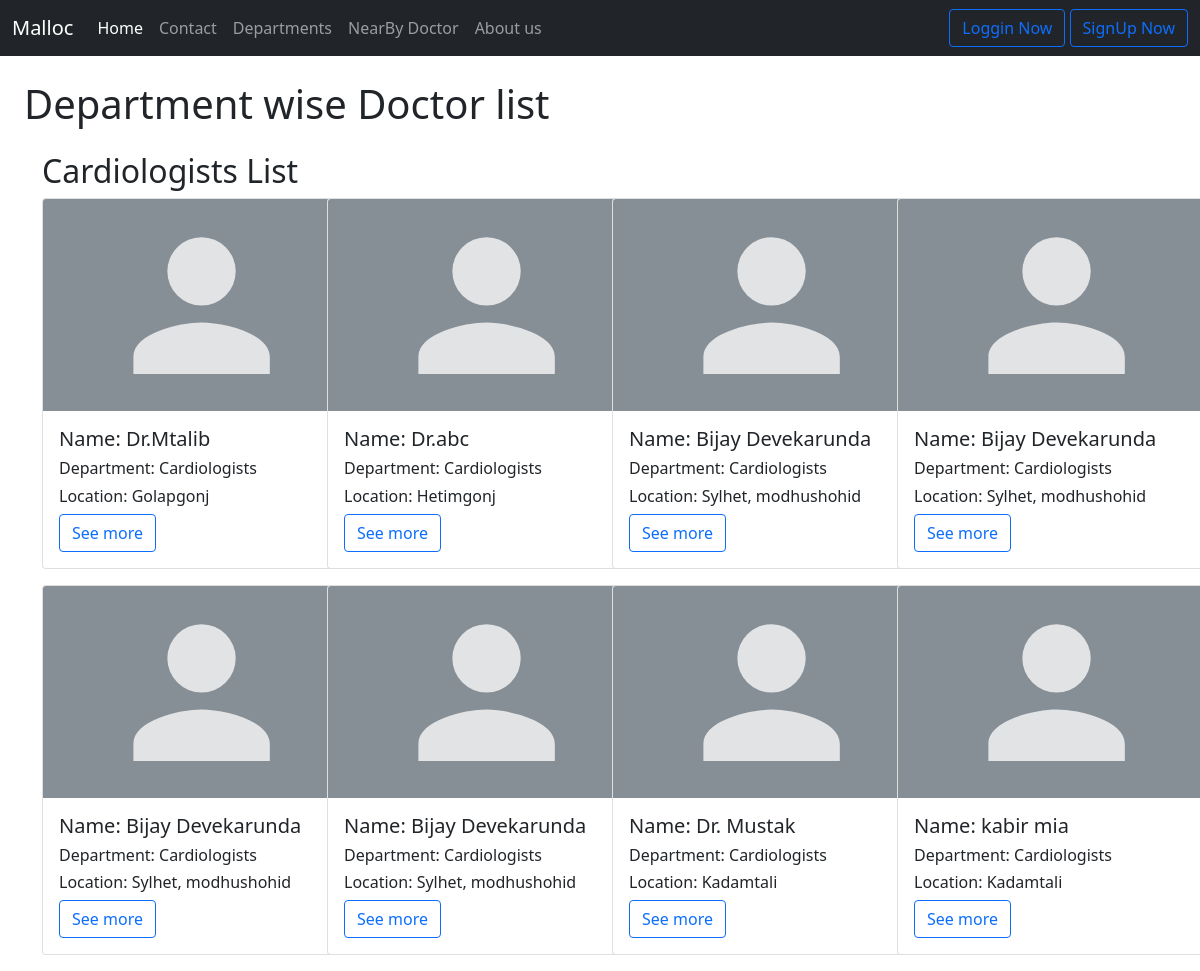
The app's page /Cardiologists, older data.
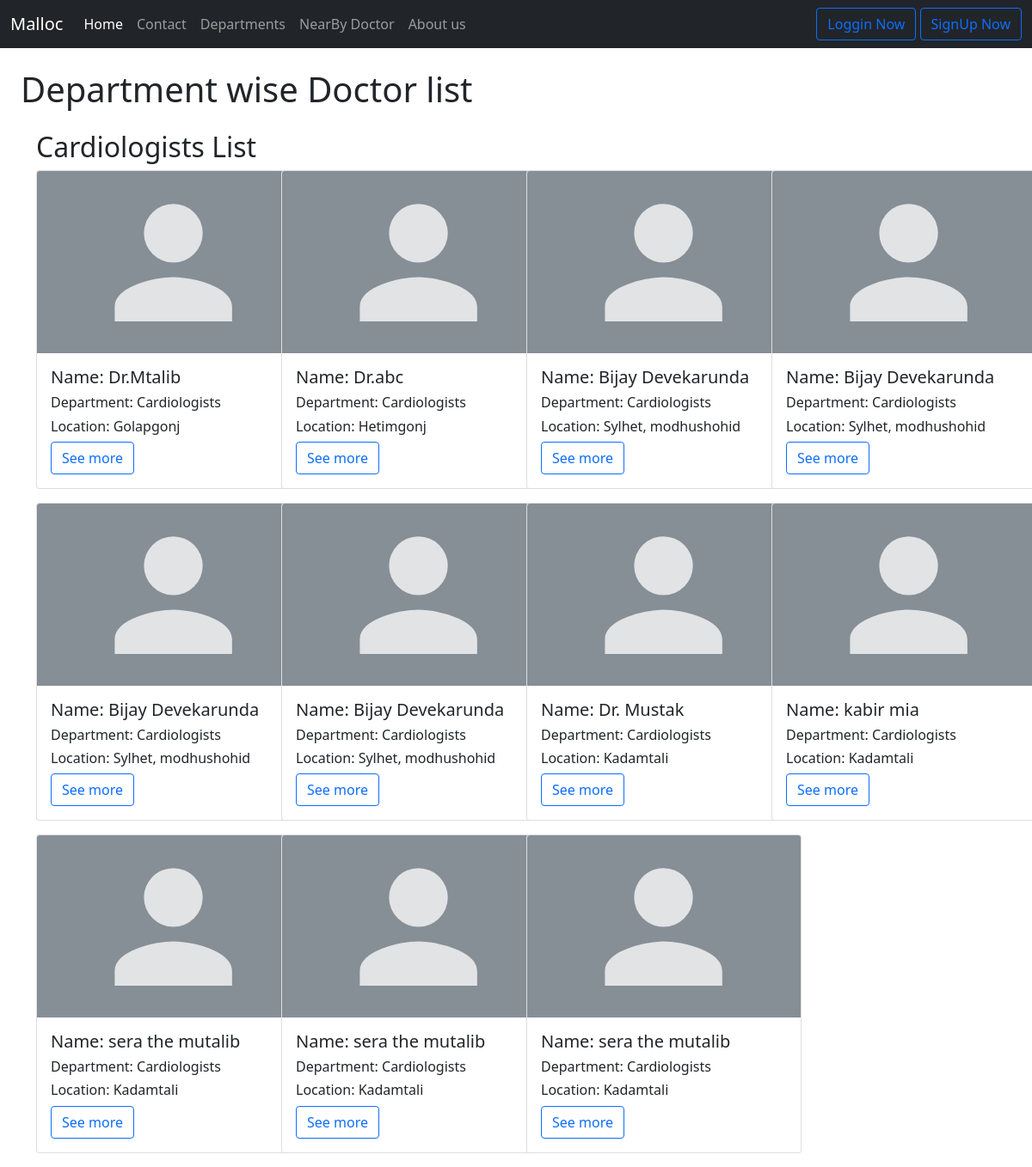
The same page, newer data.
### home/models.py (models this page shows, shortened)
class NearBy_Doctor(models.Model):
    doctor_name = models.CharField(max_length=122)
    department = models.CharField(max_length=122)
    location = models.CharField(max_length=122)
    working_H = models.CharField(max_length=122)
    brife =models.TextField()
    clinicloc = models.CharField( max_length=122)
    nw_pat_fee = models.CharField( max_length=122)
    ret_pat_fee = models.CharField( max_length=122)
    repo_fee = models.CharField( max_length=122)
    lag_spoken = models.CharField( max_length=122)
    sunday_mor = models.CharField( max_length=122)
    sunday_ev = models.CharField( max_length=122)
    monday_mor = models.CharField( max_length=122)
    monday_ev = models.CharField( max_length=122)
    tuesday_mor = models.CharField( max_length=122)
    tuesday_ev = models.CharField( max_length=122)
    wedday_mor = models.CharField( max_length=122)
    wedday_ev = models.CharField( max_length=122)
    thursday_mor = models.CharField( max_length=122)
    thursday_ev = models.CharField( max_length=122)
    frday_mor = models.CharField( max_length=122)
    frday_ev = models.CharField( max_length=122)
    satday_mor = models.CharField( max_length=122)
    satday_ev = models.CharField( max_length=122)
    doc_image=models.ImageField(upload_to="upload/", null=True,blank=True)

### home/views.py (the view)
# urls.py: path('Cardiologists', views.Cardiologists, name='Cardiologists Doctors Profile'),
def Cardiologists(request):
    department_name = 'Cardiologists'
    doctors = NearBy_Doctor.objects.filter(department=department_name)
    context = {
        'doctors': doctors
    }
    return render(request, 'DoctorProfile/Cardiologists.html', context)

### template/DoctorProfile/Cardiologists.html (shortened to what this page needs)
{% extends 'base.html' %}
{% block body %}
<h1 class="m-4">Department wise Doctor list</h1>
<div class="container mt-1">
    <h2>Cardiologists List</h2>
    <div class="row">
        {% for doctor in doctors %}
        <div class="col-sm-3">
            <div class="card mb-3" style="width: 20rem;">
                <img src="../static/img/emdoc1.svg" class="card-img-top" alt="Emergency doctor">
                <div class="card-body">
                    <h5 class="card-title">Name: {{doctor.doctor_name}}</h5>
                    <h6>Department: {{doctor.department}}</h6>
                    <h6>Location: {{doctor.location}}</h6>
                    <a href="#" class="btn btn-outline-primary">See more</a>
                </div>
            </div>
        </div>
        {% endfor %}
    </div>
</div>
{% endblock body %}

Row changes from the older to the newer data that the page shows:
added NearBy_Doctor: doctor_name "sera the mutalib", department "Cardiologists", location "Kadamtali"
added NearBy_Doctor: doctor_name "sera the mutalib", department "Cardiologists", location "Kadamtali"
added NearBy_Doctor: doctor_name "sera the mutalib", department "Cardiologists", location "Kadamtali"
